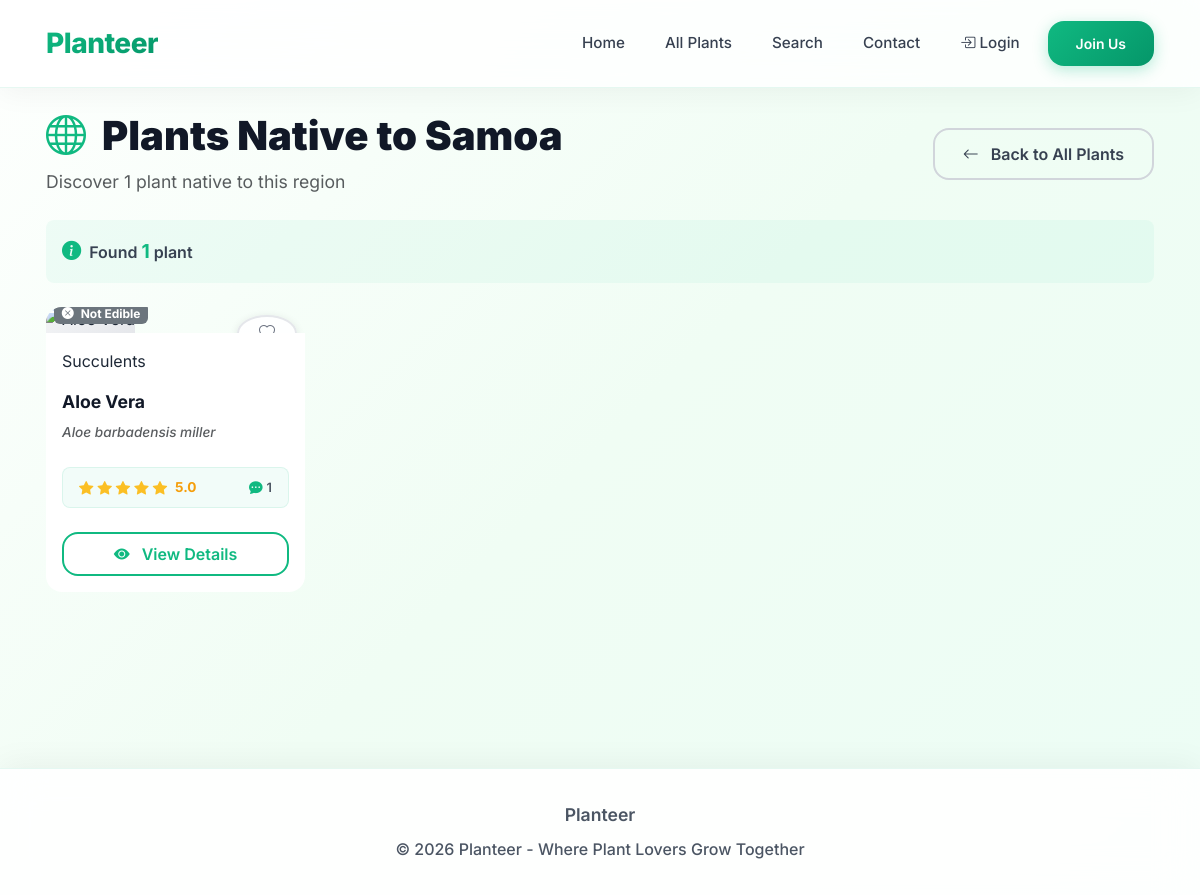
/plants/country/189/, run on the app's committed database.
### plants/models.py (models this page shows, shortened)
class Country(models.Model):
    name = models.CharField(max_length=100, unique=True, verbose_name='Country Name')
    flag = models.URLField(max_length=500, verbose_name='Flag Image URL', blank=True)
    created_at = models.DateTimeField(auto_now_add=True)
    class Meta:
        ordering = ['name']
        verbose_name = 'Country'
        verbose_name_plural = 'Countries'
    def plants_count(self):
        return self.plants.count()
    plants_count.short_description = 'Plants Count'

class Plant(models.Model):
    name = models.CharField(max_length=100, db_index=True)
    scientific_name = models.CharField(max_length=150)
    description = models.TextField()
    image_url = models.URLField(max_length=500, verbose_name='Primary Image URL')
    category = models.ForeignKey(
        Category,
        on_delete=models.SET_NULL,
        related_name='plants',
        null=True,
        blank=True
    )
    countries = models.ManyToManyField(
        Country,
        related_name='plants',
        blank=True,
        verbose_name='Native Countries'
    )
    is_edible = models.BooleanField(default=False, db_index=True)
    sunlight = models.CharField(max_length=100)
    water_needs = models.CharField(max_length=100)
    views_count = models.PositiveIntegerField(default=0)
    created_at = models.DateTimeField(auto_now_add=True, db_index=True)
    class Meta:
        ordering = ['-created_at']
        verbose_name = 'Plant'
        verbose_name_plural = 'Plants'
        indexes = [
            models.Index(fields=['-created_at', 'category']),
            models.Index(fields=['-views_count']),
        ]
    def average_rating(self):
        ratings = self.ratings.all()
        if ratings:
            return round(sum(r.score for r in ratings) / len(ratings), 1)
        return 0
    def get_primary_image(self):
        primary_image = self.images.filter(is_primary=True).first()
        if primary_image:
            return primary_image.image_url
        elif self.image_url:
            return self.image_url
        elif self.images.exists():
            return self.images.first().image_url
        return None
    def get_category_display(self):
        if self.category:
            return self.category.name
        return 'Uncategorized'

class Category(models.Model):
    name = models.CharField(max_length=100, unique=True, verbose_name='Category Name')
    created_at = models.DateTimeField(auto_now_add=True)
    class Meta:
        ordering = ['name']
        verbose_name = 'Category'
        verbose_name_plural = 'Categories'
    def plants_count(self):
        return self.plants.count()
    plants_count.short_description = 'Plants Count'

class Rating(models.Model):
    plant = models.ForeignKey(
        Plant,
        on_delete=models.CASCADE,
        related_name='ratings'
    )
    user = models.ForeignKey(
        User,
        on_delete=models.CASCADE,
        related_name='ratings',
        null=True,
        blank=True
    )
    name = models.CharField(max_length=100, verbose_name='Name', blank=True, null=True)
    score = models.IntegerField(
        validators=[MinValueValidator(1), MaxValueValidator(5)],
        verbose_name='Rating'
    )
    created_at = models.DateTimeField(auto_now_add=True, verbose_name='Created At')
    class Meta:
        ordering = ['-created_at']
        verbose_name = 'Rating'
        verbose_name_plural = 'Ratings'
        indexes = [
            models.Index(fields=['plant', '-created_at']),
            models.Index(fields=['user', '-created_at']),
        ]
        constraints = [
            models.UniqueConstraint(
                fields=['plant', 'user'],
                condition=models.Q(user__isnull=False),
                name='unique_user_rating'
            ),
            models.UniqueConstraint(
                fields=['plant', 'name'],
                condition=models.Q(user__isnull=True),
                name='unique_guest_rating'
            ),
        ]

### plants/views.py (the view)
# urls.py: path('country/<int:country_id>/', views.plants_by_country, name='plants_by_country'),
def plants_by_country(request: HttpRequest, country_id):
    country = get_object_or_404(Country, id=country_id)
    plants = Plant.objects.filter(countries=country).select_related('category').prefetch_related('comments', 'countries').order_by('-created_at')
    user_favorites = []
    if request.user.is_authenticated:
        user_favorites = list(Favorite.objects.filter(user=request.user).values_list('plant_id', flat=True))
    context = {
        'country': country,
        'plants': plants,
        'plants_count': plants.count(),
        'user_favorites': user_favorites,
        'page_title': f'Plants Native to {country.name}'
    }
    return render(request, 'plants/plants_by_country.html', context)

### plants/templates/plants/plants_by_country.html (shortened to what this page needs)
{% extends 'core/base.html' %}
{% load static %}
{% block content %}
<div class="d-flex justify-content-between align-items-center flex-wrap gap-3 mb-4">
    <div>
        <h1 class="mb-2" style="font-size: 2.5rem; font-weight: 900; color: var(--gray-900);">
            <i class="bi bi-globe me-2" style="color: var(--primary);"></i>
            Plants Native to {{ country.name }}
        </h1>
        <p class="text-muted mb-0" style="font-size: 1.1rem;">
            Discover {{ plants_count }} plant{{ plants_count|pluralize }} native to this region
        </p>
    </div>
    <a href="{% url 'plants:all_plants' %}" class="btn btn-outline-secondary">
        <i class="bi bi-arrow-left me-2"></i> Back to All Plants
    </a>
</div>
<div class="d-flex justify-content-between align-items-center mb-4 p-3 rounded-3" style="background: rgba(16, 185, 129, 0.05);">
    <div class="d-flex align-items-center gap-2">
        <i class="bi bi-info-circle-fill" style="color: var(--primary); font-size: 1.2rem;"></i>
        <span class="fw-semibold" style="color: var(--gray-700);">
            Found <span class="fw-bold" style="color: var(--primary); font-size: 1.2rem;">{{ plants_count }}</span>
            plant{{ plants_count|pluralize }}
        </span>
    </div>
</div>
<div class="row g-4">
    {% for plant in plants %}
        {% include "plants/partials/_plant_card.html" with plant=plant %}
    {% endfor %}
</div>
{% endblock %}

### plants/templates/plants/partials/_plant_card.html (shortened to what this page needs)
<div class="col-sm-6 col-lg-4 col-xl-3">
    <div class="plant-card h-100">
        <div style="overflow: hidden; position: relative; border-radius: 1rem 1rem 0 0;">
            <div class="position-absolute top-0 end-0 m-2">
                {% if user.is_authenticated %}
                    <button class="btn btn-sm add-to-favorites"
                            data-plant-id="{{ plant.id }}"
                            data-plant-name="{{ plant.name }}"
                            data-plant-scientific="{{ plant.scientific_name }}"
                            data-plant-image="{{ plant.get_primary_image }}"
                            type="button"
                            style="border-radius: 50%; width: 36px; height: 36px; display: flex; align-items: center; justify-content: center;
                                   background: {% if plant.id in user_favorites %}rgba(220, 53, 69, 0.95){% else %}rgba(255, 255, 255, 0.95){% endif %};
                                   border: 2px solid {% if plant.id in user_favorites %}#dc3545{% else %}#e5e7eb{% endif %};
                                   box-shadow: 0 2px 8px rgba(0,0,0,0.1);"
                            title="{% if plant.id in user_favorites %}Remove from favorites{% else %}Add to favorites{% endif %}">
                        <i class="bi bi-heart-fill" style="font-size: 1rem; color: {% if plant.id in user_favorites %}white{% else %}#6b7280{% endif %};"></i>
                    </button>
                {% else %}
                    <a href="{% url 'core:login' %}"
                       class="btn btn-sm"
                       style="border-radius: 50%; width: 36px; height: 36px; display: flex; align-items: center; justify-content: center; background: rgba(255, 255, 255, 0.95); border: 2px solid #e5e7eb; box-shadow: 0 2px 8px rgba(0,0,0,0.1);"
                       title="Login to add to favorites">
                        <i class="bi bi-heart" style="font-size: 1rem; color: #6b7280;"></i>
                    </a>
                {% endif %}
            </div>
            <div class="position-absolute bottom-0 start-0 m-2">
                {% if plant.is_edible %}
                <span class="badge text-bg-success">
                    <i class="bi bi-check-circle-fill me-1"></i> Edible
                </span>
                {% else %}
                <span class="badge text-bg-secondary">
                    <i class="bi bi-x-circle-fill me-1"></i> Not Edible
                </span>
                {% endif %}
            </div>
        </div>
        <div class="card-body d-flex flex-column p-3" style="background: white; border-radius: 0 0 1rem 1rem;">
            <div class="mb-3">
                <span class="category-badge">{{ plant.get_category_display }}</span>
            </div>
            <h5 class="card-title fw-bold mb-2" style="font-size: 1.1rem; line-height: 1.3; color: var(--gray-900);">
                {{ plant.name }}
            </h5>
            <p class="text-muted mb-4" style="font-style: italic; font-size: 0.85rem; font-weight: 500;">
                {{ plant.scientific_name }}
            </p>
            <div class="d-flex justify-content-between align-items-center mb-4 py-2 px-3 rounded-3" style="background: rgba(16, 185, 129, 0.05); border: 1px solid rgba(16, 185, 129, 0.1);">
                <div class="d-flex align-items-center gap-2">
                    <div class="d-flex align-items-center gap-1">
                        {% for i in "12345" %}
                            {% if forloop.counter <= plant.average_rating %}
                                <i class="bi bi-star-fill" style="color: #fbbf24; font-size: 0.9rem;"></i>
                            {% else %}
                                <i class="bi bi-star" style="color: #d1d5db; font-size: 0.9rem;"></i>
                            {% endif %}
                        {% endfor %}
                    </div>
                    <span class="fw-bold" style="font-size: 0.85rem; color: #f59e0b;">{{ plant.average_rating|default:"0.0" }}</span>
                </div>
                <div class="d-flex align-items-center gap-1">
                    <i class="bi bi-chat-dots-fill" style="color: var(--primary); font-size: 0.85rem;"></i>
                    <span class="fw-semibold" style="font-size: 0.8rem; color: var(--gray-600);">{{ plant.comments.count }}</span>
                </div>
            </div>
            <a href="{% url 'plants:detail' plant.id %}" class="btn btn-outline-main w-100 py-2 mt-auto" style="font-weight: 600; border-width: 2px;">
                <i class="bi bi-eye-fill me-2"></i> View Details
            </a>
        </div>
    </div>
</div>

### core/static/css/main.css (style rules this page uses)
:root { --primary: #10b981; --primary-dark: #059669; --primary-light: #34d399; --primary-lighter: #6ee7b7; --secondary: #8b5cf6; --accent: #f59e0b; --white: #ffffff; --gray-50: #f9fafb; --gray-100: #f3f4f6; --gray-200: #e5e7eb; --gray-300: #d1d5db; --gray-400: #9ca3af; --gray-500: #6b7280; --gray-600: #4b5563; --gray-700: #374151; --gray-800: #1f2937; --gray-900: #111827; --bg-primary: #fefffe; --bg-secondary: #f0fdf4; --bg-tertiary: #dcfce7; --shadow-sm: 0 1px 2px 0 rgba(0, 0, 0, 0.05); --shadow: 0 4px 6px -1px rgba(0, 0, 0, 0.1); --shadow-md: 0 10px 15px -3px rgba(0, 0, 0, 0.1); --shadow-lg: 0 20px 25px -5px rgba(0, 0, 0, 0.1); --shadow-xl: 0 25px 50px -12px rgba(0, 0, 0, 0.25); --radius-sm: 0.5rem; --radius: 0.75rem; --radius-lg: 1rem; --radius-xl: 1.5rem; --radius-2xl: 2rem; --radius-full: 9999px; --transition: all 0.3s cubic-bezier(0.4, 0, 0.2, 1); }
* { margin: 0; padding: 0; box-sizing: border-box; }
body { font-family: 'Inter', -apple-system, BlinkMacSystemFont, 'Segoe UI', Roboto, sans-serif; background: linear-gradient(135deg, #fefffe 0%, #f0fdf4 50%, #ecfdf5 100%); color: var(--gray-800); line-height: 1.6; min-height: 100vh; overflow-x: hidden; }
.btn { border-radius: var(--radius-lg); font-weight: 600; padding: 0.75rem 1.75rem; transition: var(--transition); border: none; position: relative; overflow: hidden; }
.btn-outline-main { background: transparent; color: var(--primary); border: 2px solid var(--primary); box-shadow: none; }
.btn-outline-secondary { border: 2px solid var(--gray-300); color: var(--gray-700); font-weight: 600; }
html { scroll-behavior: smooth; }

### data on the page
Country: name "Samoa"
Plant: is_edible False (drawn), category "Succulents", name "Aloe Vera", scientific_name "Aloe barbadensis miller", average_rating "5.0", comments.count "1"

### other printed values
{{ plants_count }} "1"
